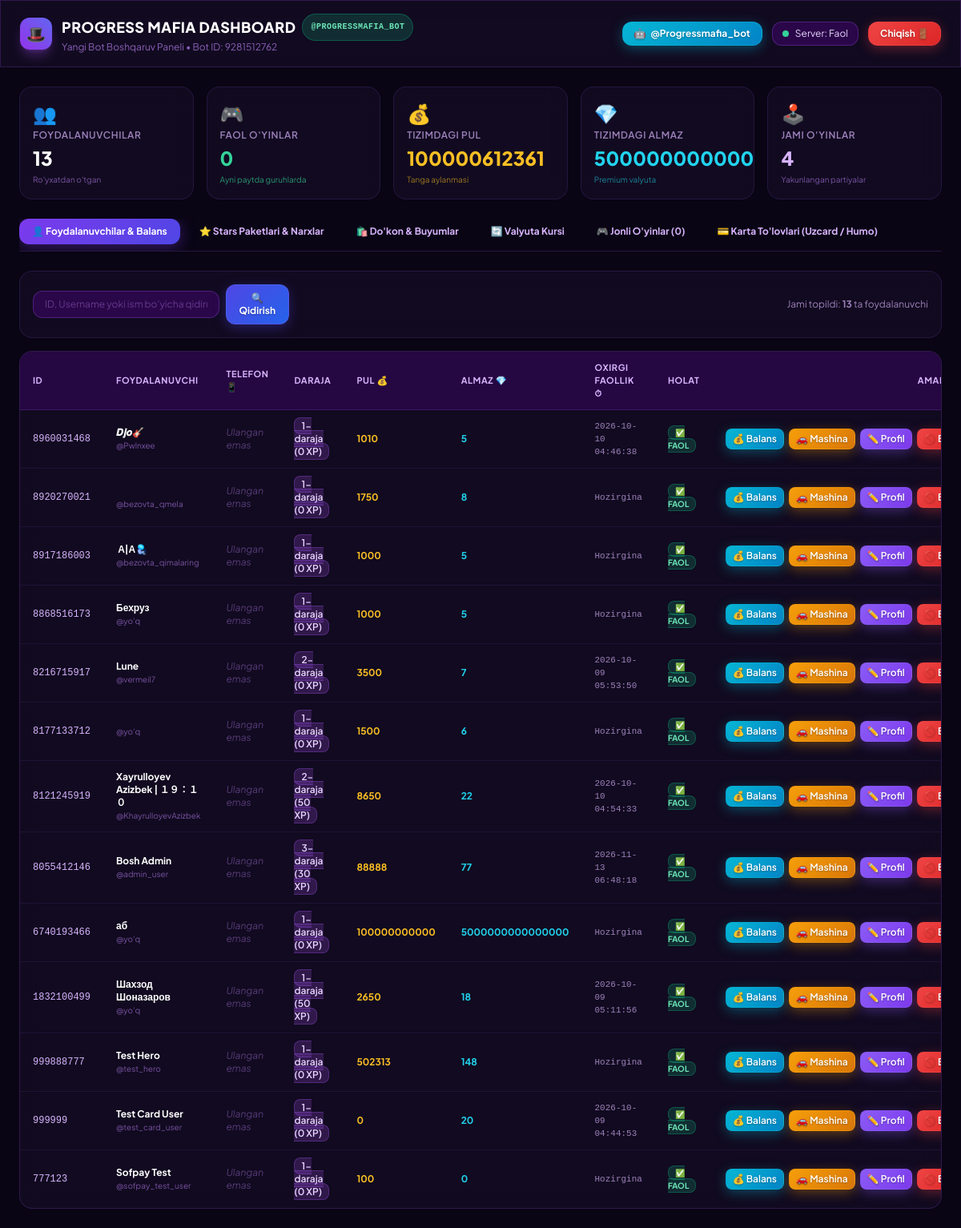
The app's page / (signed in) with its own data.
### tables this page shows
CREATE TABLE users (
                id INTEGER PRIMARY KEY,
                username TEXT,
                full_name TEXT,
                pul INTEGER DEFAULT 1000,
                almaz INTEGER DEFAULT 5,
                level INTEGER DEFAULT 1,
                xp INTEGER DEFAULT 0,
                games_played INTEGER DEFAULT 0,
                games_won INTEGER DEFAULT 0,
                is_banned INTEGER DEFAULT 0,
                is_admin INTEGER DEFAULT 0,
                vip_until INTEGER DEFAULT 0,
                last_daily_bonus INTEGER DEFAULT 0,
                custom_title TEXT DEFAULT '',
                last_will TEXT DEFAULT '',
                referred_by INTEGER DEFAULT 0,
                created_at TIMESTAMP DEFAULT CURRENT_TIMESTAMP
            , phone_number TEXT DEFAULT '', last_active TEXT DEFAULT '', rep INTEGER DEFAULT 0, bank_pul INTEGER DEFAULT 0, spouse_id INTEGER DEFAULT 0, car TEXT DEFAULT '', language TEXT DEFAULT 'uz');

### web/app.py (the view)
@app.api_route("/", methods=["GET", "HEAD"], response_class=HTMLResponse)
async def admin_dashboard(request: Request, q: str = ""):
    if not require_admin(request):
        return RedirectResponse(url="/login", status_code=status.HTTP_302_FOUND)
    stats = await db.get_stats()
    users = await db.search_users(query=q, limit=50)
    items = await db.get_items(only_active=False)
    star_pkgs = await db.get_star_packages(only_active=False)
    rate = await db.get_setting("almaz_to_pul_rate", "500")
    card_pkgs = await db.get_card_packages(only_active=False)
    card_txs = await db.get_card_transactions(limit=50)
    card_info = await db.get_card_details()
    active_games = []
    for chat_id, room in game_manager.rooms.items():
        active_games.append({
            "chat_id": chat_id,
            "state": room.state,
            "round": room.round_number,
            "players_count": len(room.players),
            "alive_count": len(room.get_alive_players())
        })
    cars = [
        {"code": "mashina_matiz", "name": "Daewoo Matiz ('Tezkor')"},
        {"code": "mashina_nexia", "name": "Daewoo Nexia 2 ('Xalqona')"},
        {"code": "mashina_gentra", "name": "Chevrolet Gentra ('Qora Gentra')"},
        {"code": "mashina_monza", "name": "Chevrolet Monza"},
        {"code": "mashina_kaban", "name": "Mercedes W140 ('Kaban')"},
        {"code": "mashina_malibu", "name": "Chevrolet Malibu 2 ('Black Edition')"},
        {"code": "mashina_bmw", "name": "BMW M5 F90"},
        {"code": "mashina_gelik", "name": "Mercedes-Benz G63 ('Gelik')"},
        {"code": "mashina_porsche", "name": "Porsche 911 Turbo S"},
        {"code": "mashina_tesla", "name": "Tesla Model S Plaid"},
        {"code": "mashina_cybertruck", "name": "Tesla Cybertruck ('Zirhli Kibertank')"},
        {"code": "mashina_ferrari", "name": "Ferrari SF90 Stradale"},
        {"code": "mashina_rolls", "name": "Rolls-Royce Phantom ('Don Karleone')"},
        {"code": "mashina_lambo", "name": "Lamborghini Aventador SVJ ('Yovvoyi Buqa')"},
        {"code": "mashina_mclaren", "name": "McLaren 720S Spider"},
        {"code": "mashina_aston", "name": "Aston Martin DBS Superleggera ('Agent 007')"},
        {"code": "mashina_maybach", "name": "Mercedes-Maybach S680 ('Imperator Limuzini')"},
        {"code": "mashina_bugatti", "name": "Bugatti Chiron Super Sport ('Tezlik Qiroli')"},
        {"code": "mashina_koenigsegg", "name": "Koenigsegg Jesko Absolut ('Tovushdan Tez')"},
        {"code": "mashina_batmobile", "name": "Batmobile Tumbler ('Zulmat Qasoskori')"},
    ]
    return templates.TemplateResponse(request=request, name="index.html", context={
        "stats": stats,
        "users": users,
        "items": items,
        "cars": cars,
        "star_pkgs": star_pkgs,
        "card_pkgs": card_pkgs,
        "card_txs": card_txs,
        "card_info": card_info,
        "exchange_rate": rate,
        "active_games": active_games,
        "search_query": q,
        "admin_secret": WEB_ADMIN_SECRET,
        "bot_username": BOT_USERNAME,
        "bot_name": BOT_NAME,
    })

### web/templates/index.html (shortened to what this page needs)
<!DOCTYPE html>
<html lang="uz">
<head>
    <script src="https://cdn.tailwindcss.com"></script>
</head>
<body class="min-h-screen flex flex-col">
    <header class="glass-card sticky top-0 z-40 border-b border-purple-500/20 px-6 py-4 flex items-center justify-between">
        <div class="flex items-center gap-3">
            <div class="w-10 h-10 bg-gradient-to-tr from-purple-600 to-indigo-500 rounded-xl flex items-center justify-center text-xl shadow-lg shadow-purple-500/30">
                🎩
            </div>
            <div>
                <h1 class="font-extrabold text-lg text-white tracking-wide flex items-center gap-2">
                    PROGRESS MAFIA DASHBOARD
                    <span class="text-[10px] bg-emerald-500/20 text-emerald-300 px-2.5 py-0.5 rounded-full border border-emerald-500/30 uppercase tracking-wider font-mono font-bold">@{{ bot_username or 'Progressmafia_bot' }}</span>
                </h1>
                <p class="text-xs text-purple-400/70">Yangi Bot Boshqaruv Paneli • Bot ID: 9281512762</p>
            </div>
        </div>
        <div class="flex items-center gap-3">
            <a href="https://t.me/{{ bot_username or 'Progressmafia_bot' }}" target="_blank" class="btn btn-info text-xs px-3.5 py-1.5 rounded-xl font-bold flex items-center gap-1.5">
                <span>🤖</span>
                <span>@{{ bot_username or 'Progressmafia_bot' }}</span>
            </a>
            <div class="hidden sm:flex items-center gap-2 text-xs bg-purple-950/60 border border-purple-500/30 px-3 py-1.5 rounded-xl">
                <span class="w-2 h-2 rounded-full bg-emerald-400 animate-pulse"></span>
                <span class="text-purple-200">Server: Faol</span>
            </div>
            <a href="/logout" class="btn btn-danger text-xs px-3.5 py-1.5 rounded-xl">
                Chiqish 🚪
            </a>
        </div>
    </header>
    <main class="flex-1 max-w-7xl w-full mx-auto p-4 sm:p-6 space-y-6">
        <div class="grid grid-cols-2 lg:grid-cols-5 gap-4">
            <div class="glass-card p-4 rounded-2xl relative overflow-hidden group">
                <div class="text-2xl mb-1">👥</div>
                <div class="text-xs font-semibold text-purple-300/70 uppercase tracking-wider">Foydalanuvchilar</div>
                <div class="text-2xl font-extrabold text-white mt-1">{{ stats.total_users | default(0) }}</div>
                <div class="text-[10px] text-purple-400/60 mt-1">Ro'yxatdan o'tgan</div>
            </div>
            <div class="glass-card p-4 rounded-2xl relative overflow-hidden group">
                <div class="text-2xl mb-1">🎮</div>
                <div class="text-xs font-semibold text-purple-300/70 uppercase tracking-wider">Faol O'yinlar</div>
                <div class="text-2xl font-extrabold text-emerald-400 mt-1">{{ active_games | length }}</div>
                <div class="text-[10px] text-emerald-400/70 mt-1">Ayni paytda guruhlarda</div>
            </div>
            <div class="glass-card p-4 rounded-2xl relative overflow-hidden group">
                <div class="text-2xl mb-1">💰</div>
                <div class="text-xs font-semibold text-purple-300/70 uppercase tracking-wider">Tizimdagi Pul</div>
                <div class="text-2xl font-extrabold text-amber-400 mt-1">{{ stats.total_pul | default(0) }}</div>
                <div class="text-[10px] text-amber-400/60 mt-1">Tanga aylanmasi</div>
            </div>
            <div class="glass-card p-4 rounded-2xl relative overflow-hidden group">
                <div class="text-2xl mb-1">💎</div>
                <div class="text-xs font-semibold text-purple-300/70 uppercase tracking-wider">Tizimdagi Almaz</div>
                <div class="text-2xl font-extrabold text-cyan-400 mt-1">{{ stats.total_almaz | default(0) }}</div>
                <div class="text-[10px] text-cyan-400/60 mt-1">Premium valyuta</div>
            </div>
            <div class="glass-card p-4 rounded-2xl relative overflow-hidden group col-span-2 lg:col-span-1">
                <div class="text-2xl mb-1">🕹️</div>
                <div class="text-xs font-semibold text-purple-300/70 uppercase tracking-wider">Jami O'yinlar</div>
                <div class="text-2xl font-extrabold text-purple-300 mt-1">{{ stats.total_games | default(0) }}</div>
                <div class="text-[10px] text-purple-400/60 mt-1">Yakunlangan partiyalar</div>
            </div>
        </div>
        <div class="flex items-center gap-2 border-b border-purple-500/20 pb-2 overflow-x-auto">
            <button onclick="switchTab('users')" id="tab-users-btn" class="nav-btn active px-4 py-2 rounded-xl text-xs font-bold transition whitespace-nowrap">
                👤 Foydalanuvchilar & Balans
            </button>
            <button onclick="switchTab('stars')" id="tab-stars-btn" class="nav-btn px-4 py-2 rounded-xl text-xs font-bold text-purple-300 hover:text-white transition whitespace-nowrap">
                ⭐️ Stars Paketlari & Narxlar
            </button>
            <button onclick="switchTab('shop')" id="tab-shop-btn" class="nav-btn px-4 py-2 rounded-xl text-xs font-bold text-purple-300 hover:text-white transition whitespace-nowrap">
                🛍️ Do'kon & Buyumlar
            </button>
            <button onclick="switchTab('exchange')" id="tab-exchange-btn" class="nav-btn px-4 py-2 rounded-xl text-xs font-bold text-purple-300 hover:text-white transition whitespace-nowrap">
                🔄 Valyuta Kursi
            </button>
            <button onclick="switchTab('games')" id="tab-games-btn" class="nav-btn px-4 py-2 rounded-xl text-xs font-bold text-purple-300 hover:text-white transition whitespace-nowrap">
                🎮 Jonli O'yinlar ({{ active_games | length }})
            </button>
            <button onclick="switchTab('cards')" id="tab-cards-btn" class="nav-btn px-4 py-2 rounded-xl text-xs font-bold text-purple-300 hover:text-white transition whitespace-nowrap">
                💳 Karta To'lovlari (Uzcard / Humo)
            </button>
        </div>
        <div id="tab-users" class="space-y-4">
            <div class="flex flex-col sm:flex-row items-center justify-between gap-4 glass-card p-4 rounded-2xl">
                <form method="GET" action="/" class="w-full sm:w-80 flex items-center gap-2">
                    <input type="text" name="q" value="{{ search_query }}" placeholder="ID, Username yoki ism bo'yicha qidiruv..."
                           class="w-full px-3.5 py-2 rounded-xl bg-purple-950/60 border border-purple-500/30 text-xs text-white placeholder-purple-400/40 focus:outline-none focus:border-purple-400">
                    <button type="submit" class="btn btn-primary px-4 py-2 rounded-xl text-xs">
                        🔍 Qidirish
                    </button>
                </form>
                <div class="text-xs text-purple-300/70">
                    Jami topildi: <b>{{ users | length }}</b> ta foydalanuvchi
                </div>
            </div>
            <div class="glass-card rounded-2xl overflow-hidden border border-purple-500/20">
                <div class="overflow-x-auto">
                    <table class="w-full text-left text-xs">
                        <thead class="bg-purple-950/50 text-purple-300 uppercase tracking-wider text-[11px] border-b border-purple-500/20">
                            <tr>
                                <th class="py-3 px-4">ID</th>
                                <th class="py-3 px-4">Foydalanuvchi</th>
                                <th class="py-3 px-4">Telefon 📱</th>
                                <th class="py-3 px-4">Daraja</th>
                                <th class="py-3 px-4">Pul 💰</th>
                                <th class="py-3 px-4">Almaz 💎</th>
                                <th class="py-3 px-4">Oxirgi Faollik ⏱</th>
                                <th class="py-3 px-4">Holat</th>
                                <th class="py-3 px-4 text-right">Amallar</th>
                            </tr>
                        </thead>
                        <tbody class="divide-y divide-purple-500/10">
                            {% for u in users %}
                            <tr class="hover:bg-purple-900/20 transition">
                                <td class="py-3 px-4 font-mono text-purple-300"><code>{{ u.id }}</code></td>
                                <td class="py-3 px-4">
                                    <div class="font-bold text-white">{{ u.full_name }}</div>
                                    <div class="text-purple-400/60 text-[10px]">@{{ u.username or 'yo\'q' }}</div>
                                </td>
                                <td class="py-3 px-4">
                                    {% if u.phone_number %}
                                    <span class="text-emerald-400 font-mono text-xs font-semibold">📱 {{ u.phone_number }}</span>
                                    {% else %}
                                    <span class="text-purple-400/40 text-xs italic">Ulangan emas</span>
                                    {% endif %}
                                </td>
                                <td class="py-3 px-4">
                                    <span class="bg-purple-500/20 text-purple-200 px-2 py-0.5 rounded-lg border border-purple-500/30 font-semibold">
                                        {{ u.level }}-daraja ({{ u.xp }} XP)
                                    </span>
                                </td>
                                <td class="py-3 px-4 font-bold text-amber-400">{{ u.pul }}</td>
                                <td class="py-3 px-4 font-bold text-cyan-400">{{ u.almaz }}</td>
                                <td class="py-3 px-4 text-[11px] text-purple-300/70 font-mono">
                                    {{ u.last_active or 'Hozirgina' }}
                                </td>
                                <td class="py-3 px-4">
                                    {% if u.is_banned %}
                                    <span class="bg-red-500/20 text-red-300 px-2 py-0.5 rounded-lg border border-red-500/30 text-[10px] font-bold">🚫 BLOKLANGAN</span>
                                    {% else %}
                                    <span class="bg-emerald-500/20 text-emerald-300 px-2 py-0.5 rounded-lg border border-emerald-500/30 text-[10px] font-bold">✅ FAOL</span>
                                    {% endif %}
                                </td>
                                <td class="py-3 px-4 text-right space-x-1 whitespace-nowrap">
                                    <button onclick="openBalanceModal({{ u.id }}, '{{ u.full_name | escape }}', {{ u.pul }}, {{ u.almaz }})"
                                            class="btn btn-info px-2 py-1 rounded-lg text-xs font-semibold" title="Balans">
                                        💰 Balans
                                    </button>
                                    <button onclick="openGiveCarModal({{ u.id }}, '{{ u.full_name | escape }}')"
                                            class="btn btn-warning px-2 py-1 rounded-lg text-xs font-semibold" title="Mashina berish">
                                        🚗 Mashina
                                    </button>
                                    <button onclick="openEditProfileModal({{ u.id }}, '{{ u.full_name | escape }}', '{{ u.custom_title or '' }}', {{ u.level }}, {{ u.xp }}, {{ u.rep or 0 }})"
                                            class="btn btn-purple px-2 py-1 rounded-lg text-xs font-semibold" title="Profil tahrirlash">
                                        ✏️ Profil
                                    </button>
                                    <form action="/user/toggle_ban" method="POST" class="inline">
                                        <button type="submit"
                                                class="btn {{ 'btn-success' if u.is_banned else 'btn-danger' }} px-2 py-1 rounded-lg text-xs font-semibold">
                                            {{ '✅ Unban' if u.is_banned else '🚫 Ban' }}
                                        </button>
                                    </form>
                                </td>
                            </tr>
                            {% else %}
                            <tr>
                                <td colspan="9" class="py-8 text-center text-purple-400/60">Foydalanuvchilar topilmadi</td>
                            </tr>
                            {% endfor %}
                        </tbody>
                    </table>
                </div>
            </div>
        </div>
    </main>
</body>
</html>

### records on screen
users: id "8960031468", full_name "𝑫𝒋𝒐🎸", username "Pwlnxee", phone_number "Ulangan emas", level "1", xp "0", pul "1010", almaz "5", last_active "2026-10-10 04:46:38", shows "✅ FAOL", is_banned "🚫…"
users: id "8920270021", username "bezovta_qmela", phone_number "Ulangan emas", level "1", xp "0", pul "1750", almaz "8", last_active "Hozirgina", shows "✅ FAOL", is_banned "🚫…"
users: id "8917186003", full_name "­­ ­­­А|А🪼", username "bezovta_qimalaring", phone_number "Ulangan emas", level "1", xp "0", pul "1000", almaz "5", last_active "Hozirgina", shows "✅ FAOL", is_banned "🚫…"
users: id "8868516173", full_name "Бехруз", username "yo'q", phone_number "Ulangan emas", level "1", xp "0", pul "1000", almaz "5", last_active "Hozirgina", shows "✅ FAOL", is_banned "🚫…"
users: id "8216715917", full_name "Lune", username "vermeil7", phone_number "Ulangan emas", level "2", xp "0", pul "3500", almaz "7", last_active "2026-10-09 05:53:50", shows "✅ FAOL", is_banned "🚫…"
users: id "8177133712", username "yo'q", phone_number "Ulangan emas", level "1", xp "0", pul "1500", almaz "6", last_active "Hozirgina", shows "✅ FAOL", is_banned "🚫…"
users: id "8121245919", full_name "Xayrulloyev Azizbek | １９：１０", username "KhayrulloyevAzizbek", phone_number "Ulangan emas", level "2", xp "50", pul "8650", almaz "22", last_active "2026-10-10 04:54:33", shows "✅ FAOL", is_banned "🚫…"
users: id "8055412146", full_name "Bosh Admin", username "admin_user", phone_number "Ulangan emas", level "3", xp "30", pul "88888", almaz "77", last_active "2026-11-13 06:48:18", shows "✅ FAOL", is_banned "🚫…"
users: id "6740193466", full_name "аб", username "yo'q", phone_number "Ulangan emas", level "1", xp "0", pul "100000000000", almaz "5000000000000000", last_active "Hozirgina", shows "✅ FAOL", is_banned "🚫…"
users: id "1832100499", full_name "Шахзод Шоназаров", username "yo'q", phone_number "Ulangan emas", level "1", xp "50", pul "2650", almaz "18", last_active "2026-10-09 05:11:56", shows "✅ FAOL", is_banned "🚫…"
users: id "999888777", full_name "Test Hero", username "test_hero", phone_number "Ulangan emas", level "1", xp "0", pul "502313", almaz "148", last_active "Hozirgina", shows "✅ FAOL", is_banned "🚫…"
users: id "999999", full_name "Test Card User", username "test_card_user", phone_number "Ulangan emas", level "1", xp "0", pul "0", almaz "20", last_active "2026-10-09 04:44:53", shows "✅ FAOL", is_banned "🚫…"
users: id "777123", full_name "Sofpay Test", username "sofpay_test_user", phone_number "Ulangan emas", level "1", xp "0", pul "100", almaz "0", last_active "Hozirgina", shows "✅ FAOL", is_banned "🚫…"

### other values on screen
{{ bot_username or 'Progressmafia_bot' }} "PROGRESSMAFIA_BOT"
{{ bot_username or 'Progressmafia_bot' }} "Progressmafia_bot"
{{ stats.total_users | default(0) }} "13"
{{ active_games | length }} "0"
{{ stats.total_pul | default(0) }} "100000612361"
{{ stats.total_games | default(0) }} "4"
{{ users | length }} "13"
